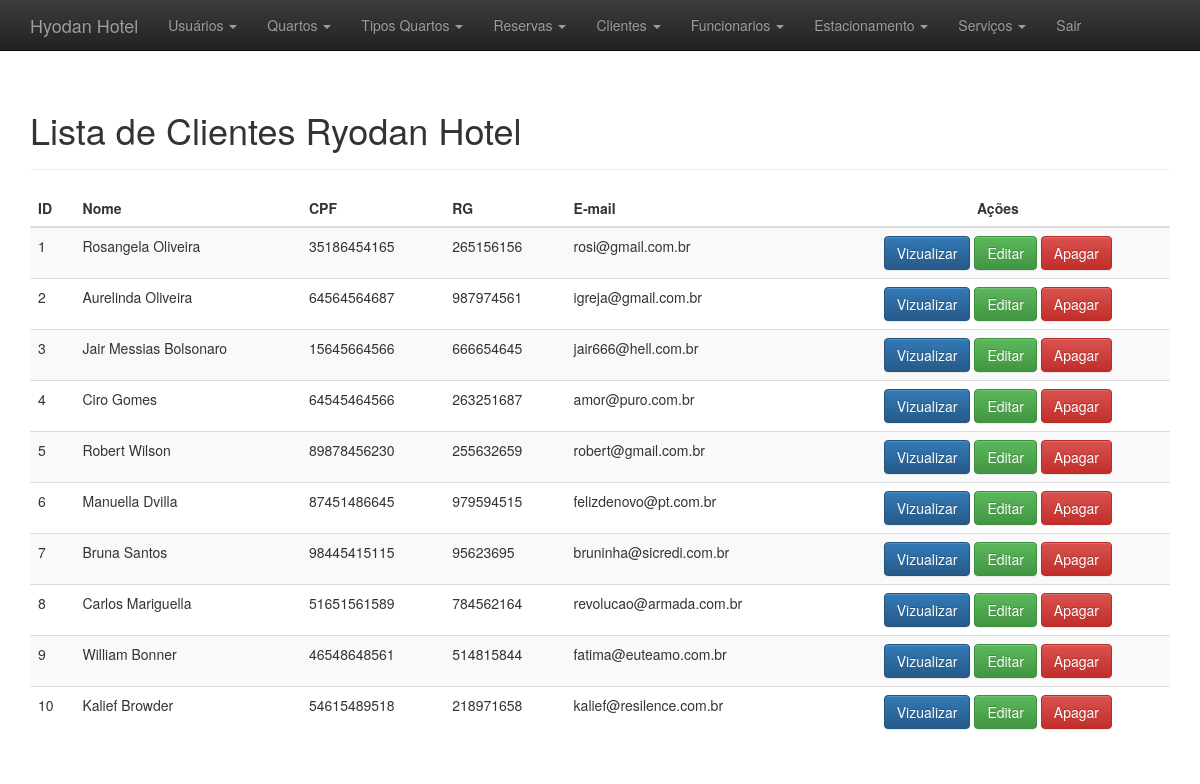
Screenshot of /SITE/hotel/administrativo.php?link=17 (signed in) with the database file from the repository.
### tables this page shows
CREATE TABLE IF NOT EXISTS `clientes` (
  `idcliente` int(11) NOT NULL AUTO_INCREMENT,
  `nome` varchar(30) NOT NULL,
  `cpf` bigint(11) DEFAULT NULL,
  `rg` int(9) DEFAULT NULL,
  `datanasc` date NOT NULL,
  `nacionalidade` varchar(20) DEFAULT NULL,
  `email` varchar(50) DEFAULT NULL,
  `ddd` tinyint(2) DEFAULT NULL,
  `tel` int(9) DEFAULT NULL,
  `cep` int(8) DEFAULT NULL,
  `endereco` varchar(40) DEFAULT NULL,
  `complemento` varchar(30) DEFAULT NULL,
  `uf` char(2) DEFAULT NULL,
  `cidade` varchar(20) DEFAULT NULL,
  PRIMARY KEY (`idcliente`),
  UNIQUE KEY `rg` (`rg`),
  UNIQUE KEY `cpf` (`cpf`),
  UNIQUE KEY `email` (`email`)
);

### SITE/hotel/listar_clientes.php (the view, shortened to what this page needs)
<?php
	$sql = "select * from clientes";
	$selecao = mysqli_query($conexao, $sql);
?>
    <div class="container theme-showcase" role="main">
	    <div class="page-header">
	    	<h1>Lista de Clientes Ryodan Hotel</h1>
	    </div>
	<table class="table table-striped">
		<thead>
			<tr>
				<th>ID</th>
				<th>Nome</th>
				<th>CPF</th>
				<th>RG</th>
				<th>E-mail</th>
				<th><center>Ações</center></th>
			</tr>
		</thead>
		<tbody>
			<?php
				while($results = mysqli_fetch_assoc($selecao)){
					$id = $results['idcliente'];
					$nome = $results['nome'];
					$cpf = $results['cpf'];
					$rg = $results['rg'];
					$email = $results['email'];
			?>
			<tr>
				<td><?= $id;?></td>
				<td><?= $nome;?></td>
				<td><?= $cpf;?></td>
				<td><?= $rg;?></td>
				<td><?= $email;?></td>
				<td>
					<center>
						<a href="administrativo.php?link=28&id=<?=$id;?>"><button type="button" class="btn btn-primary">Vizualizar</button></a>
						<a href="administrativo.php?link=18&id=<?=$id;?>"><button type="button" class="btn btn-success">Editar</button></a>
						<a href="deletar-clientes.php?id=<?=$id;?>"><button type="button" class="btn btn-danger">Apagar</button></a>
					</center>
				</td>
			</tr>
			<?php }?>
		</tbody>
	</table>
    </div>

### SITE/hotel/css/theme.css (style rules this page uses)
body { padding-top: 70px; padding-bottom: 30px; }

### rows the page displays
clientes: idcliente "1", nome "Rosangela Oliveira", cpf "35186454165", rg "265156156", email "rosi@gmail.com.br"
clientes: idcliente "2", nome "Aurelinda Oliveira", cpf "64564564687", rg "987974561", email "igreja@gmail.com.br"
clientes: idcliente "3", nome "Jair Messias Bolsonaro", cpf "15645664566", rg "666654645", email "jair666@hell.com.br"
clientes: idcliente "4", nome "Ciro Gomes", cpf "64545464566", rg "263251687", email "amor@puro.com.br"
clientes: idcliente "5", nome "Robert Wilson", cpf "89878456230", rg "255632659", email "robert@gmail.com.br"
clientes: idcliente "6", nome "Manuella Dvilla", cpf "87451486645", rg "979594515", email "felizdenovo@pt.com.br"
clientes: idcliente "7", nome "Bruna Santos", cpf "98445415115", rg "95623695", email "bruninha@sicredi.com.br"
clientes: idcliente "8", nome "Carlos Mariguella", cpf "51651561589", rg "784562164", email "revolucao@armada.com.br"
clientes: idcliente "9", nome "William Bonner", cpf "46548648561", rg "514815844", email "fatima@euteamo.com.br"
clientes: idcliente "10", nome "Kalief Browder", cpf "54615489518", rg "218971658", email "kalief@resilence.com.br"
